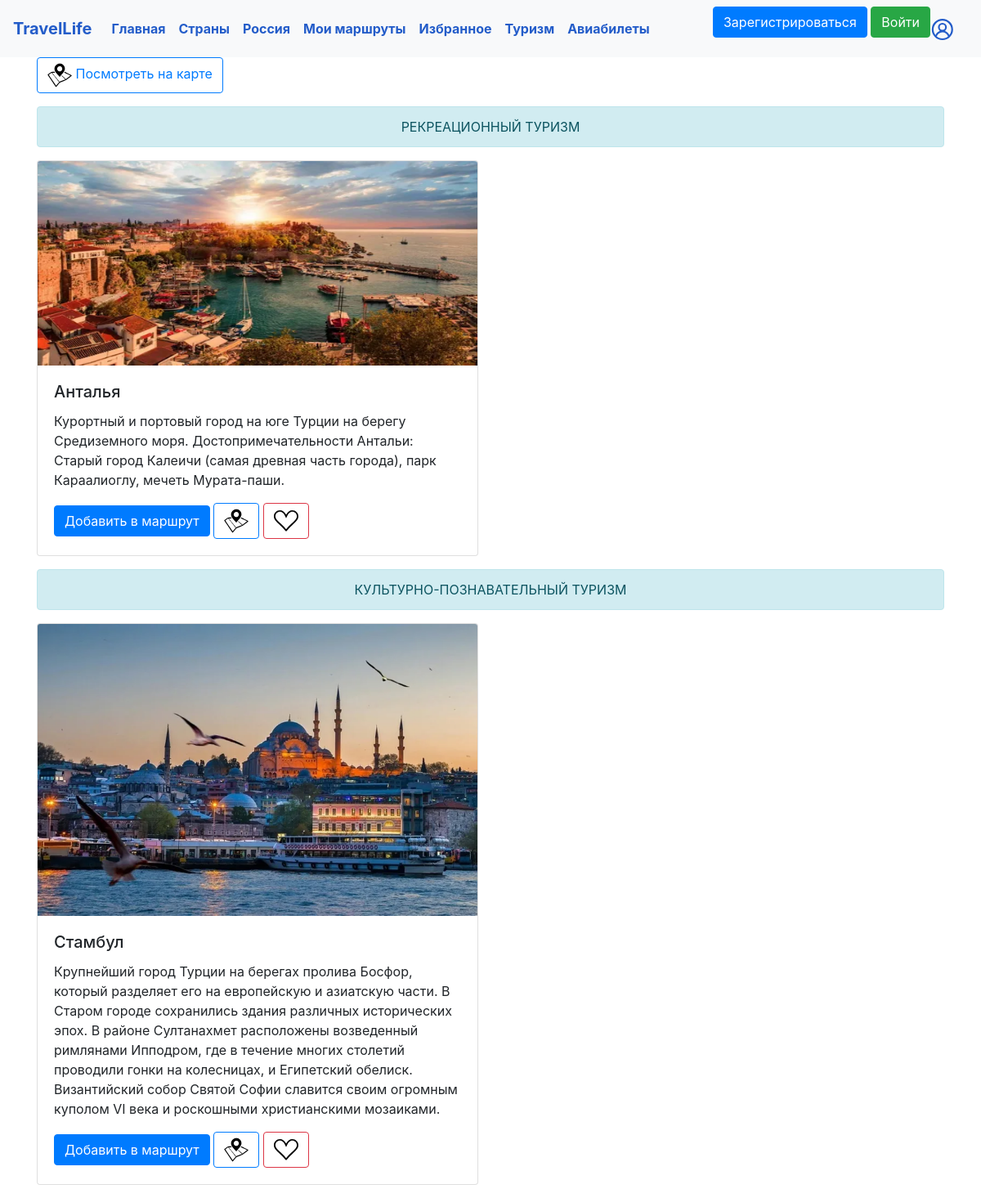
/country/Турция, run on the app's committed database.
### data/cities.py (models this page shows)
class City(SqlAlchemyBase, UserMixin):
    __tablename__ = 'cities'
    id = sqlalchemy.Column(sqlalchemy.Integer,
                           primary_key=True, autoincrement=True)
    name = sqlalchemy.Column(sqlalchemy.String, nullable=True)
    tourism = sqlalchemy.Column(sqlalchemy.String, nullable=True)
    text = sqlalchemy.Column(sqlalchemy.String, nullable=True)

### main.py (the view)
@app.route(f'/country/<name>')
def country(name):
    db_sess = db_session.create_session()
    li_cities = db_sess.query(Country).filter(Country.name == name).first()
    li_cities = li_cities.cities.split(',')
    d = {}
    for el in li_cities:
        city = db_sess.query(City).filter(City.name == el).first()
        tourism = city.tourism
        text = city.text
        d[tourism] = d.get(tourism, []) + [(el, text)]
    return render_template(f'country.html', title=name, name=name,
                           relax=d.get('Рекреационный', []),
                           culture=d.get('Культурный', ''),
                           active=d.get('Активный', ''))

### data/db_session.py (called while the page is built)
def create_session() -> Session:
    global __factory
    return __factory()

### templates/country.html (shortened to what this page needs)
{% extends "base.html" %}
{% block content %}
          <a href="/map/country/{{title}}" class="btn btn-outline-primary">
        <img src="/static/img/map.svg" width="30" height="30" alt=""> Посмотреть на карте
    </a>
{% set relax = relax %}
{% set culture = culture %}
{% set active = active %}
{% if relax %}
  <div class="alert alert-info" align="center" role="alert">
  РЕКРЕАЦИОННЫЙ ТУРИЗМ
</div>
{% endif %}
<div class="row row-cols-1 row-cols-md-2 g-4">
{% for city in relax %}
    {% set city_name = city[0] %}
    {% set city_text = city[1] %}
    <div class="col">
<div class="card h-100">
  <img src="/static/img/{{city_name}}.png" class="card-img-top" alt="картинка не нашлась(" height="250">
  <div class="card-body">
    <h5 class="card-title">{{city_name}}</h5>
    <p class="card-text">{{city_text}}</p>
    <a href='/add_to_plan/countries/{{city_name}}' class="btn btn-primary" >Добавить в маршрут</a>
      <a href="/map/{{name}}/{{city_name}}" class="btn btn-outline-primary">
          <img src="/static/img/map.svg" width="30" height="30" alt="">
      </a>
    <a href="/add_to_liked_city/country/{{name}}/{{city_name}}" class="btn btn-outline-danger">
        <img src="/static/img/heart.svg" width="30" height="30" alt="">
    </a>
  </div>
</div>
    </div>
    {% endfor %}
</div>
{% if culture %}
<div class="alert alert-info" align="center" role="alert">
  КУЛЬТУРНО-ПОЗНАВАТЕЛЬНЫЙ ТУРИЗМ
</div>
{% endif %}
<div class="row row-cols-1 row-cols-md-2 g-4">
{% for city in culture %}
    {% set city_name = city[0] %}
    {% set city_text = city[1] %}
    <div class="col">
<div class="card h-100">
  <img src="/static/img/{{city_name}}.png" class="card-img-top" alt="картинка не нашлась(">
  <div class="card-body">
    <h5 class="card-title">{{city_name}}</h5>
    <p class="card-text">{{city_text}}</p>
    <a href='/add_to_plan/countries/{{city_name}}' class="btn btn-primary" >Добавить в маршрут</a>
     <a href="/map/{{name}}/{{city_name}}" class="btn btn-outline-primary">
         <img src="/static/img/map.svg" width="30" height="30" alt="">
     </a>
    <a href="/add_to_liked_city/country/{{name}}/{{city_name}}" class="btn btn-outline-danger">
        <img src="/static/img/heart.svg" width="30" height="30" alt="">
    </a>
  </div>
</div>
        </div>
    {% endfor %}
</div>
{% endblock %}

### data on the page
City: name "Анталья", text "Курортный и портовый город на юге Турции на берегу Средиземного моря. Достопримечательности Антальи: Старый город Калеичи (самая древная часть города), парк Караалиоглу, мечеть Мурата-паши."
City: name "Стамбул", text "Крупнейший город Турции на берегах пролива Босфор, который разделяет его на европейскую и азиатскую части. В Старом городе сохранились здания различных исторических эпох. В районе Султанахмет расположены возведенный римлянами Ипподром, где в течение многих столетий проводили гонки на колесницах, и Египетский обелиск. Византийский собор Святой Софии славится своим огромным куполом VI века и роскошными христианскими мозаиками."
